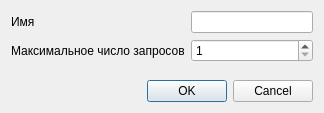
<?xml version="1.0" encoding="UTF-8"?>
<ui version="4.0">
 <class>DialogQueue</class>
 <widget class="QDialog" name="DialogQueue">
  <property name="geometry">
   <rect>
    <x>0</x>
    <y>0</y>
    <width>324</width>
    <height>113</height>
   </rect>
  </property>
  <property name="windowTitle">
   <string>Dialog</string>
  </property>
  <layout class="QVBoxLayout" name="verticalLayout">
   <item>
    <layout class="QFormLayout" name="formLayout">
     <item row="1" column="0">
      <widget class="QLabel" name="labelMaxCountRequests">
       <property name="text">
        <string>Максимальное число запросов</string>
       </property>
      </widget>
     </item>
     <item row="1" column="1">
      <widget class="QSpinBox" name="spinBoxMaxCountRequests">
       <property name="minimum">
        <number>1</number>
       </property>
       <property name="maximum">
        <number>9999</number>
       </property>
      </widget>
     </item>
     <item row="0" column="0">
      <widget class="QLabel" name="labelName">
       <property name="text">
        <string>Имя</string>
       </property>
      </widget>
     </item>
     <item row="0" column="1">
      <widget class="QLineEdit" name="lineEditName"/>
     </item>
    </layout>
   </item>
   <item>
    <widget class="QDialogButtonBox" name="buttonBox">
     <property name="orientation">
      <enum>Qt::Horizontal</enum>
     </property>
     <property name="standardButtons">
      <set>QDialogButtonBox::Cancel|QDialogButtonBox::Ok</set>
     </property>
    </widget>
   </item>
  </layout>
 </widget>
 <resources/>
 <connections>
  <connection>
   <sender>buttonBox</sender>
   <signal>accepted()</signal>
   <receiver>DialogQueue</receiver>
   <slot>accept()</slot>
   <hints>
    <hint type="sourcelabel">
     <x>248</x>
     <y>254</y>
    </hint>
    <hint type="destinationlabel">
     <x>157</x>
     <y>274</y>
    </hint>
   </hints>
  </connection>
  <connection>
   <sender>buttonBox</sender>
   <signal>rejected()</signal>
   <receiver>DialogQueue</receiver>
   <slot>reject()</slot>
   <hints>
    <hint type="sourcelabel">
     <x>316</x>
     <y>260</y>
    </hint>
    <hint type="destinationlabel">
     <x>286</x>
     <y>274</y>
    </hint>
   </hints>
  </connection>
 </connections>
</ui>
